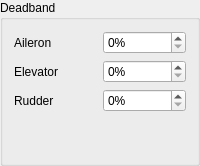
           <widget class="QGroupBox" name="deadbandGroupBox">
            <property name="title">
             <string>Deadband</string>
            </property>
            <layout class="QGridLayout" name="gridLayout_12">
             <item row="0" column="0">
              <widget class="QLabel" name="label_83">
               <property name="text">
                <string>Aileron</string>
               </property>
              </widget>
             </item>
             <item row="1" column="0">
              <widget class="QLabel" name="label_85">
               <property name="text">
                <string>Elevator</string>
               </property>
              </widget>
             </item>
             <item row="2" column="1">
              <widget class="QSpinBox" name="rudderDeadbandSpinBox">
               <property name="suffix">
                <string>%</string>
               </property>
               <property name="maximum">
                <number>10</number>
               </property>
              </widget>
             </item>
             <item row="2" column="0">
              <widget class="QLabel" name="label_86">
               <property name="text">
                <string>Rudder</string>
               </property>
              </widget>
             </item>
             <item row="0" column="1">
              <widget class="QSpinBox" name="aileronDeadbandSpinBox">
               <property name="suffix">
                <string>%</string>
               </property>
               <property name="maximum">
                <number>10</number>
               </property>
              </widget>
             </item>
             <item row="1" column="1">
              <widget class="QSpinBox" name="elevatorDeadbandSpinBox">
               <property name="suffix">
                <string>%</string>
               </property>
               <property name="maximum">
                <number>10</number>
               </property>
              </widget>
             </item>
             <item row="3" column="0">
              <spacer name="verticalSpacer_10">
               <property name="orientation">
                <enum>Qt::Vertical</enum>
               </property>
               <property name="sizeHint" stdset="0">
                <size>
                 <width>20</width>
                 <height>40</height>
                </size>
               </property>
              </spacer>
             </item>
            </layout>
           </widget>
